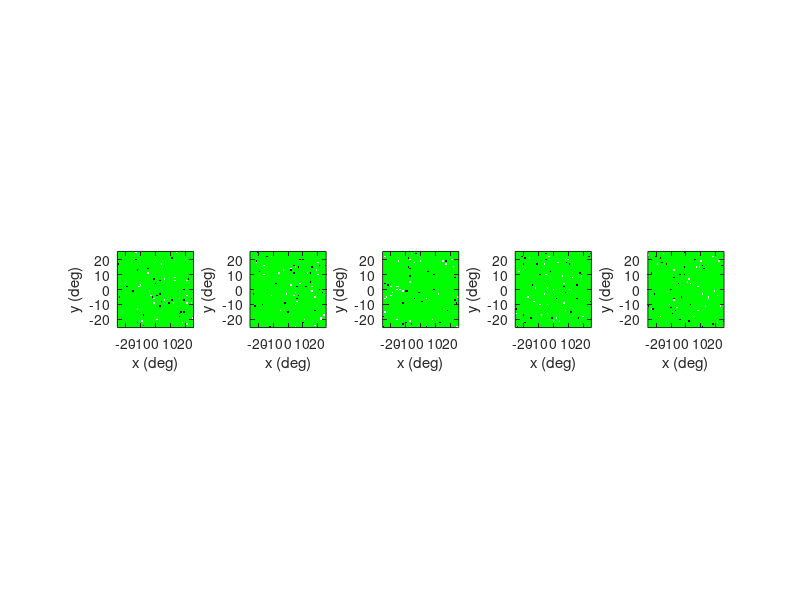

MATLAB code to generate this figure:
%% problem 2b: STM images of N=30,white= +1 and black= -1
clear; clf; rng(0,'twister');
gridSize= 51; % from x=y=-25:25
Nwhite=30; % number of +1 dots
Nblack=30; % number of -1 dots
nsamples=5; % number of independent STMs
figure('Color','W','Position',[100 100 1200 300]);
for k=1:nsamples
    % starting with zero background
    s=zeros(gridSize,gridSize);
    % then let's choose 60 random pixels among 51*51 
    all_ind= randperm(gridSize^2,Nwhite+Nblack);
    white_ind=all_ind(1:Nwhite);
    black_ind= all_ind(Nwhite+1:end); 
    % assign +1 and -1 to white and black respectively
    s(white_ind)=+1;
    s(black_ind)=-1;

    % plot
    subplot(1,nsamples,k);
     imagesc([-25 25],[-25 25],s);
    axis square;
    colormap([0 0 0; 0 1 0; 1 1 1]);  
      % map −1→black, 0→green, +1→white
    caxis([-1 1]);
    set(gca,'YDir','normal');
    title(sprintf('STIM %d',s));
    xlabel('x (deg)'); ylabel('y (deg)');
end
